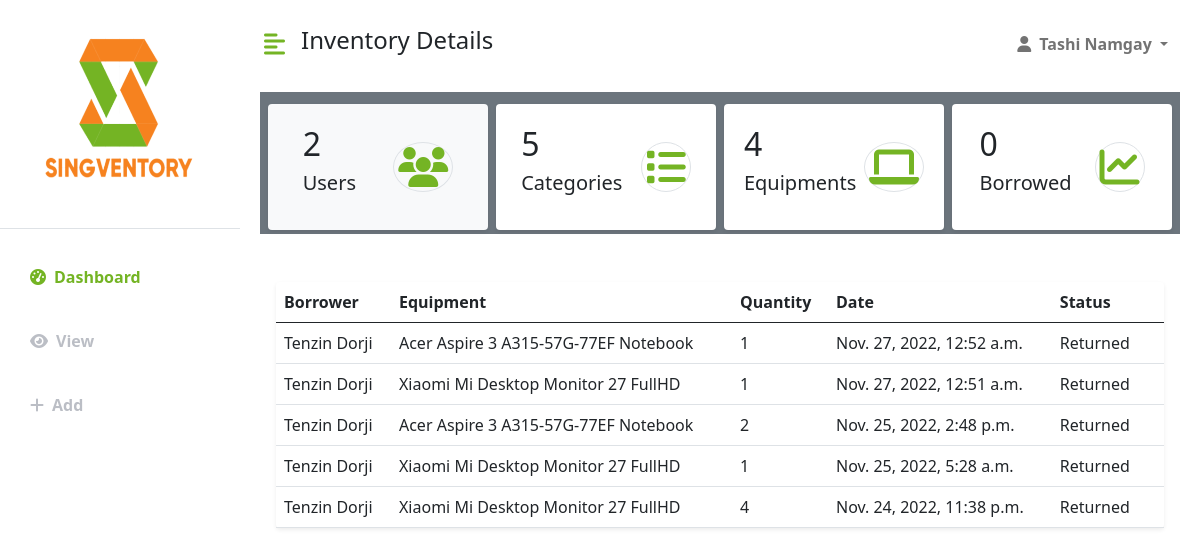
Screenshot of /svadmin/ (signed in) with the database file from the repository.
### SingventoryApp/models.py (models this page shows, shortened)
class SVUser(AbstractBaseUser, PermissionsMixin):
    email = models.EmailField(_('email Address'), unique=True)
    name = models.CharField(max_length=150, blank=True)
    image = models.ImageField(default='default.png', upload_to='profile_pics')
    is_staff = models.BooleanField(default=True)
    is_active = models.BooleanField(default=True)
    CAT_CHOICES = (
        ('Admin', 'Admin'),
        ('User', 'User'),
    )
    ACTIVATION = (
        ('Active', 'Active'),
        ('Inactive', 'Inactive'),
    )
    category = models.CharField(
        _('category'),
        choices=CAT_CHOICES,
        max_length=15,
        default='User'
    )
    activated = models.CharField(
        _('activated'),
        choices=ACTIVATION,
        max_length=15,
        default='Inactive'
    )
    objects = AccountManager()
    USERNAME_FIELD = 'email'
    REQUIRED_FIELDS = ['name']
    class Meta:
        verbose_name = 'SV User'

class Borrow(models.Model):
    user = models.ForeignKey(SVUser, null=True,blank=True, verbose_name="User",to_field = 'email', on_delete = models.CASCADE)
    equipment = models.ForeignKey(Equipment, null=True, blank=True,verbose_name="Equipment", to_field = 'name',on_delete = models.CASCADE)
    quantity = models.IntegerField(default = 1)
    date = models.DateTimeField(auto_now=True)
    STATUS = (
        ('Pending', 'Pending'),
        ('Cancelled', 'Cancelled'),
        ('Approved', 'Approved'),
        ('Possession', 'Possession'),
        ('Rejected', 'Rejected'),
        ('Return', 'Return'),
        ('Returned', 'Returned'),
    )
    status = models.CharField(
        _('status'),
        choices=STATUS,
        max_length=15,
        default=STATUS[0][0]
    )
    objects = BorrowManager()

class Equipment(models.Model):
    name = models.CharField(max_length=256, unique=True)
    alt_name = models.TextField(null = True)
    description = models.TextField()
    image = models.ImageField(default='default.jpg', upload_to='menu_items')
    quantity = models.IntegerField(default=0,blank=True,null=True)
    category = models.ForeignKey(Category, null=True, verbose_name="Category", on_delete = models.CASCADE)
    VISIBLE = (
        ('Active', 'Active'),
        ('Inactive', 'Inactive'),
    )
    visibility = models.CharField(
        _('Visibility'),
        choices=VISIBLE,
        max_length=15,
        default='Active'
    )
    def __str__(self):
        return self.name

### SingventoryApp/views.py (the view)
# urls.py: path('svadmin/', views.adminHome, name='adminhome'),
@login_required(login_url=home)
@user_passes_test(lambda u: True if u.category=="Admin" else False )
def adminHome(request):
    usercount = SVUser.objects.count()
    catcount = Category.objects.count()
    equipcount = Equipment.objects.count()
    borrowcount = Borrow.objects.filter(status='Possession').count()
    borrowedl = Borrow.objects.order_by('-date').exclude(status='Cancelled')
    page = request.GET.get('page', 1)
    paginator = Paginator(borrowedl, 10)
    try:
        borrowed = paginator.page(page)
    except PageNotAnInteger:
        borrowed = paginator.page(1)
    except EmptyPage:
        borrowed = paginator.page(paginator.num_pages)
    return render(request, 'SingventoryApp/admin/adminindex.html',{'borrowed':borrowed,'ucount':usercount,'ccount':catcount,'ecount':equipcount,'bcount':borrowcount})

### SingventoryApp/templates/SingventoryApp/admin/adminindex.html (shortened to what this page needs)
{% load static %}
<!DOCTYPE html>
<html lang="en">
  <head>
    <link
      href="https://cdn.jsdelivr.net/npm/bootstrap@5.0.0-beta3/dist/css/bootstrap.min.css"
      rel="stylesheet"
    />
    <link
      rel="stylesheet"
      href="https://cdnjs.cloudflare.com/ajax/libs/font-awesome/5.15.3/css/all.min.css"
    />
    <link
      rel="stylesheet"
      href="{% static 'SingventoryApp/adminstyles.css' %}"
    />
  </head>
  <body>
    <div class="d-flex" id="wrapper">
      <div class="bg-white" id="sidebar-wrapper">
        <div
          class="sidebar-heading text-center py-4 primary-text fs-4 fw-bold text-uppercase border-bottom"
        >
          <a href="{% url 'adminhome' %}"
            ><img
              src="{% static 'SingventoryApp/images/logo.png' %}"
              height="180px"
              width="200px"
              alt="Logo of Singventory"
          /></a>
        </div>
        <div class="list-group list-group-flush my-3">
          <a
            href="{% url 'adminhome' %}"
            class="list-group-item list-group-item-action bg-transparent second-text active"
            ><i class="fas fa-tachometer-alt me-2"></i>Dashboard</a
          >
          <div class="dropdown">
            <button
              class="list-group-item list-group-item-action bg-transparent second-text fw-bold"
              type="button"
              id="dropdownMenu2"
              data-bs-toggle="dropdown"
              aria-expanded="false"
            >
              <i class="fas fa-eye me-2"></i>View
            </button>
          </div>
          <div class="dropdown">
            <button
              class="list-group-item list-group-item-action bg-transparent second-text fw-bold"
              type="button"
              id="dropdownMenu2"
              data-bs-toggle="dropdown"
              aria-expanded="false"
            >
              <i class="fas fa-plus me-2"></i>Add
            </button>
          </div>
        </div>
      </div>
      <div id="page-content-wrapper">
        <nav
          class="navbar navbar-expand-lg navbar-light bg-transparent py-4 px-4"
        >
          <div class="d-flex align-items-center">
            <i
              class="fas fa-align-left primary-text fs-4 me-3"
              id="menu-toggle"
            ></i>
            <h4>Inventory Details &nbsp; &nbsp;&nbsp; &nbsp;</h4>
          </div>
          <div class="collapse navbar-collapse" id="navbarSupportedContent">
            <ul class="navbar-nav ms-auto mb-2 mb-lg-0">
              <li class="nav-item dropdown">
                <a
                  class="nav-link dropdown-toggle second-text fw-bold"
                  href="#"
                  id="navbarDropdown"
                  role="button"
                  data-bs-toggle="dropdown"
                  aria-expanded="false"
                >
                  <i class="fas fa-user me-2"></i>{{user.name}}
                </a>
              </li>
            </ul>
          </div>
        </nav>
        <div class="container-fluid px-4 " >
          <div class="row g-2 my-2 bg-secondary w-200 text-dark p-1 mt-1">
            <div class="col-md-3 ">
              <div
                class="p-3 bg-light shadow-sm d-flex justify-content-around align-items-center rounded"
              >
                <div>
                  <h10 class="fs-2">{{ ucount }}</h10>
                  <p class="fs-5">Users</p>
                </div>
                <i
                  class="fas fa-users fs-1 primary-text border rounded-full secondary-bg p-1"
                ></i>
              </div>
            </div>
            <div class="col-md-3">
              <div
                class="p-3 bg-white shadow-sm d-flex justify-content-around align-items-center rounded"
              >
                <div>
                  <h10 class="fs-2">{{ ccount }}</h10>
                  <p class="fs-5">Categories</p>
                </div>
                <i
                  class="fas fa-list fs-1 primary-text border rounded-full secondary-bg p-1"
                ></i>
              </div>
            </div>
            <div class="col-md-3">
              <div
                class="p-3 bg-white shadow-sm d-flex justify-content-around align-items-center rounded"
              >
                <div>
                  <h10 class="fs-2">{{ ecount }}</h10>
                  <p class="fs-5">Equipments</p>
                </div>
                <i
                  class="fas fa-laptop fs-1 primary-text border rounded-full secondary-bg p-1"
                ></i>
              </div>
            </div>
            <div class="col-md-3">
              <div
                class="p-3 bg-white shadow-sm d-flex justify-content-around align-items-center rounded"
              >
                <div>
                  <h10 class="fs-2" >{{ bcount }}</h10>
                  <p class="fs-5">Borrowed</p>
                </div>
                <i
                  class="fas fa-chart-line fs-1 primary-text border rounded-full secondary-bg p-1"
                ></i>
              </div>
            </div>
          </div>
          <div class="container-fluid px-6">
            <div class="row my-5">
              <div class="col">
                <table class="table bg-white rounded shadow-sm table-hover">
                  <thead>
                    <tr>
                      <th scope="col">Borrower</th>
                      <th scope="col">Equipment</th>
                      <th scope="col">Quantity</th>
                      <th scope="col">Date</th>
                      <th scope="col">Status</th>
                      <th></th>
                    </tr>
                  </thead>
                  <tbody>
                    {% for borrow in borrowed %}
                    <tr>
                      <td>{{ borrow.user.name }}</td>
                      <td>{{ borrow.equipment }}</td>
                      <td>{{ borrow.quantity }}</td>
                      <td>{{ borrow.date }}</td>
                      <td>{{ borrow.status }}</td>
                      <td>
                      </td>
                    </tr>
                    {% endfor %}
                  </tbody>
                </table>
              </div>
            </div>
          </div>
        </div>
      </div>
    </div>
  </body>
</html>

### SingventoryApp/static/SingventoryApp/adminstyles.css (style rules this page uses)
:root { --main-bg-color: #74B424; --main-text-color: #74B424; --main-text-color1: #f6821f; --second-text-color: #bbbec5; --second-bg-color: #FFFFFF; }
.primary-text { color: var(--main-text-color); }
.second-text { color: var(--second-text-color); }
.secondary-bg { color: var(--main-text-color); }
.rounded-full { border-radius: 100%; }
#wrapper { overflow-x: hidden; background-image: linear-gradient( to right, #ffffff, #ffffff, #ffffff, #ffffff, #ffffff ); }
#sidebar-wrapper { min-height: 100vh; margin-left: -15rem; -webkit-transition: margin 0.25s ease-out; -moz-transition: margin 0.25s ease-out; -o-transition: margin 0.25s ease-out; transition: margin 0.25s ease-out; }
#sidebar-wrapper .sidebar-heading { padding: 0.875rem 1.25rem; font-size: 1.2rem; }
#sidebar-wrapper .list-group { width: 15rem; }
#page-content-wrapper { min-width: 100vw; }
#menu-toggle { cursor: pointer; }
.list-group-item { border: none; padding: 20px 30px; }
.list-group-item.active { background-color: transparent; color: var(--main-text-color); font-weight: bold; border: none; }
* { box-sizing: border-box; margin: 0; padding: 0; }
body { background-color: white; }
@media (min-width: 768px) { #sidebar-wrapper { margin-left: 0; } }
@media (min-width: 768px) { #page-content-wrapper { min-width: 0; width: 100%; } }

### rows the page displays
SVUser: name "Tashi Namgay"
Borrow: user.name "Tenzin Dorji", equipment "Acer Aspire 3 A315-57G-77EF Notebook", quantity "1", date "Nov. 27, 2022, 12:52 a.m.", status "Returned"
Borrow: user.name "Tenzin Dorji", equipment "Xiaomi Mi Desktop Monitor 27 FullHD", quantity "1", date "Nov. 27, 2022, 12:51 a.m.", status "Returned"
Borrow: user.name "Tenzin Dorji", equipment "Acer Aspire 3 A315-57G-77EF Notebook", quantity "2", date "Nov. 25, 2022, 2:48 p.m.", status "Returned"
Borrow: user.name "Tenzin Dorji", equipment "Xiaomi Mi Desktop Monitor 27 FullHD", quantity "1", date "Nov. 25, 2022, 5:28 a.m.", status "Returned"
Borrow: user.name "Tenzin Dorji", equipment "Xiaomi Mi Desktop Monitor 27 FullHD", quantity "4", date "Nov. 24, 2022, 11:38 p.m.", status "Returned"

### other values shown
{{ ucount }} "2"
{{ ccount }} "5"
{{ ecount }} "4"
{{ bcount }} "0"
